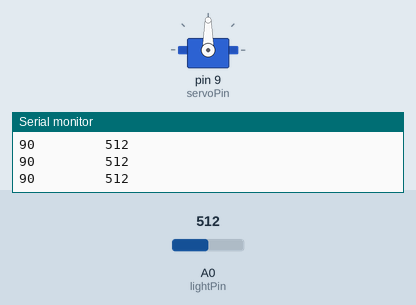
This sketch was run on a simulated Arduino Uno, built with avr-gcc and run on an emulated ATmega328P. Shown: servo, the last lines printed to the serial monitor. The inputs (shaded band) are chosen by the test bench; at power-on: A0 (lightPin) = 512.

Above: at 1.2 s.
1.3 s: A0 (lightPin) set to 716
At 2.5 s:
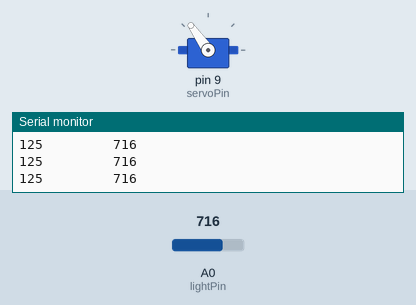
2.8 s: A0 (lightPin) set to 900
At 4.0 s:
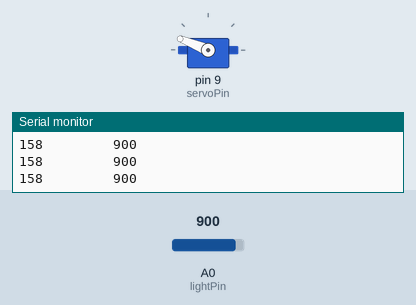
4.3 s: A0 (lightPin) set to 1023
At 5.5 s:
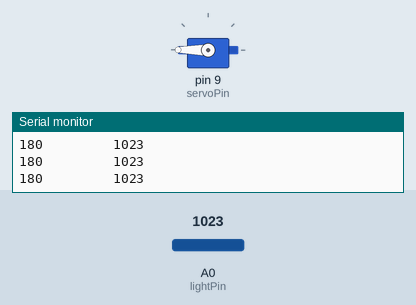
5.8 s: A0 (lightPin) set to 306
At 7.0 s:
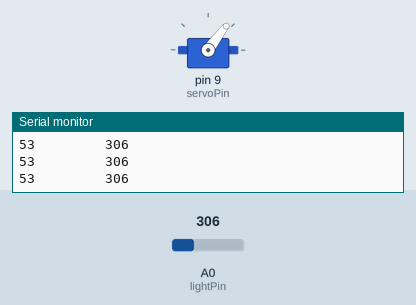
7.3 s: A0 (lightPin) set to 122
At 8.4 s:
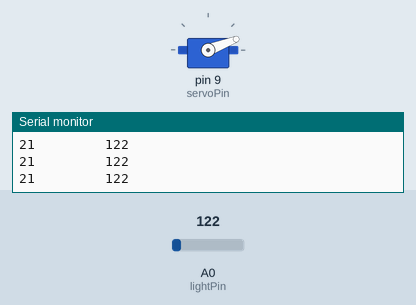
8.8 s: A0 (lightPin) set to 0
At 9.9 s:
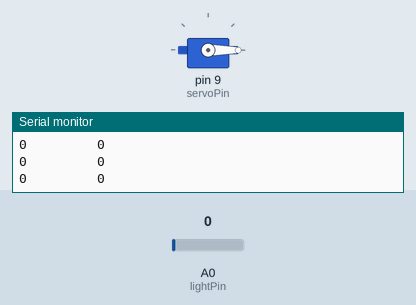
Timing chart, 0 to 11.3 s (numbered marks = the images above; inputs shaded):
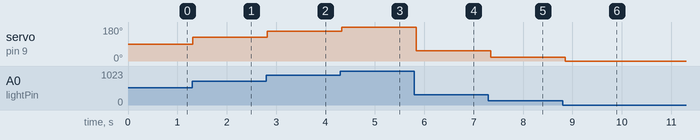

The sketch:

lightSensitiveServo.ino
```cpp
#include <Servo.h>
int lightVal;
int lightPin=A0;
int servoPin=9;
int servoPos=0;
int del= 100;
Servo myServo;
void setup() {
  // put your setup code here, to run once:
Serial.begin(9600);
pinMode(lightPin,INPUT);
myServo.attach(servoPin);
}

void loop() {
  // put your main code here, to run repeatedly:
lightVal=analogRead(lightPin);
servoPos=(180./1023.)*lightVal;
myServo.write(servoPos);
Serial.print(servoPos);
Serial.print("         ");
Serial.println(lightVal);
delay(100);
}
```

Measured:
- after the input at 1.3 s, servo on pin 9 (servoPin): 90° → 125° at once
- after the input at 2.8 s, servo on pin 9 (servoPin): 125° → 158° at once
- after the input at 4.3 s, servo on pin 9 (servoPin): 158° → 180° at once
- after the input at 5.8 s, servo on pin 9 (servoPin): 180° → 53° at once
- after the input at 7.3 s, servo on pin 9 (servoPin): 53° → 21° at once
- after the input at 8.8 s, servo on pin 9 (servoPin): 21° → 0° after 0.05 s
